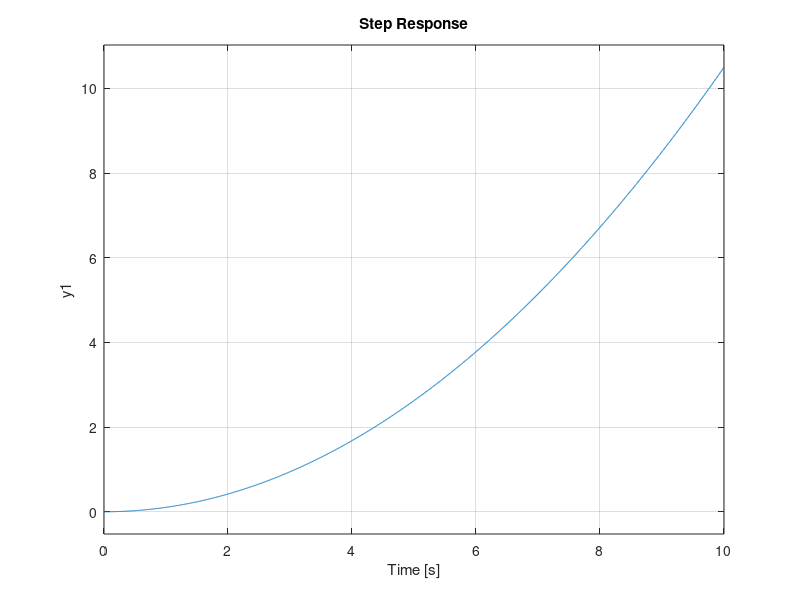

The MATLAB source for this figure:
m = 0.111;
R = 0.015;
g = -9.8;
L = 1.0;
d = 0.03;
J = 9.99e-6;

s = tf('s');
FTBO = -m*g*d/L/(J/R^2+m)/s^2;

step(FTBO)
